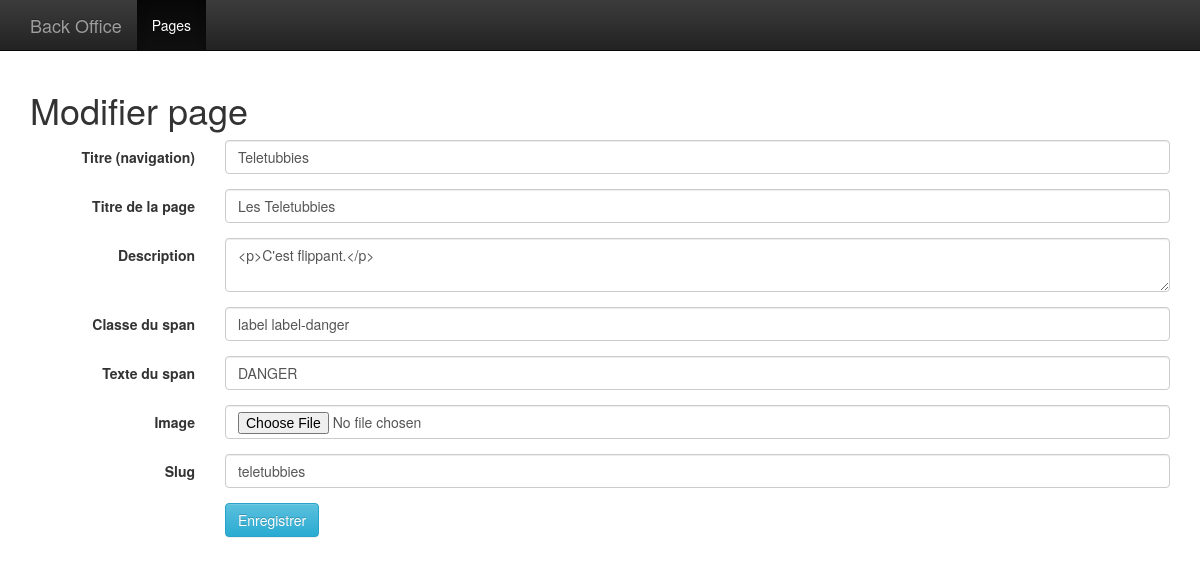
Screenshot of /admin/index.php?a=modifier&id=1 with the database file from the repository.
### tables this page shows
CREATE TABLE `page` (
  `id` int(10) unsigned NOT NULL,
  `slug` varchar(100) NOT NULL,
  `h1` varchar(200) NOT NULL,
  `title` varchar(200) NOT NULL,
  `image` varchar(200) NOT NULL,
  `body` varchar(250) NOT NULL,
  `span_class` varchar(200) NOT NULL DEFAULT '',
  `span_text` varchar(200) NOT NULL DEFAULT '',
  `iframe` varchar(150) NOT NULL
);

### Model/Pagerepository.php (called while the page is built, shortened)
<?php
class PageRepository
{
    private $PDO;
    public function __construct(\PDO $PDO)
    {
        $this->PDO = $PDO;
    }
    public function findById($id)
    {
        $sql = "
        SELECT
          `id`,
          `slug`,
          `h1`,
          `image`,
          `span_class`,
          `span_text`,
          `body`,
          `title`
        FROM
          `page`
        WHERE
          `id` = :id
        ";
        $stmt = $this->PDO->prepare($sql);
        $stmt->bindParam(':id', $id);
        $stmt->execute();
        return $stmt->fetchObject();
    }
}

### View/admin/modif.php (the view, shortened to what this page needs)
<!DOCTYPE html>
<html lang="en">
<head>
    <link href="../bootstrap/css/bootstrap.css" rel="stylesheet">
    <link href="../bootstrap/css/" rel="stylesheet">
    <link href="../bootstrap/css/bootstrap-theme.min.css" rel="stylesheet">
</head>
<body role="document">
<nav class="navbar navbar-inverse navbar-fixed-top">
    <div class="container">
        <div class="navbar-header">
            <a class="navbar-brand" href="">Back Office</a>
        </div>
        <div id="navbar" class="navbar-collapse collapse">
            <ul class="nav navbar-nav">
                <li class="active"><a href="./index.php?a=lister">Pages</a></li>
            </ul>
        </div>
    </div>
</nav>
<div class="container theme-showcase" role="main">
    <h1>Modifier page</h1>
    <form method="post" class="form-horizontal">
        <div class="form-group">
            <label for="title" class="col-sm-2 control-label">Titre (navigation)</label>
            <div class="col-sm-10">
                <input type="text" class="form-control" id="title" name="title" value="<?=$page->title?>" placeholder="Titre">
            </div>
        </div>
        <div class="form-group">
            <label for="h1" class="col-sm-2 control-label">Titre de la page</label>
            <div class="col-sm-10">
                <input type="text" class="form-control" id="h1" name="h1" value="<?=$page->h1 ?>" placeholder="Titre de la page">
            </div>
        </div>
        <div class="form-group">
            <label for="body" class="col-sm-2 control-label">Description</label>
            <div class="col-sm-10">
                <textarea  class="form-control" id="body" name="body" placeholder="Description"><?=$page->body ?></textarea>
            </div>
        </div>
        <div class="form-group">
            <label for="span_class" class="col-sm-2 control-label">Classe du span</label>
            <div class="col-sm-10">
                <input type="text" class="form-control" id="span_class" value="<?=$page->span_class ?>" name="span_class" placeholder="Classe du span">
            </div>
        </div>
        <div class="form-group">
            <label for="span_text" class="col-sm-2 control-label">Texte du span</label>
            <div class="col-sm-10">
                <input type="text" class="form-control" id="span_text" value="<?=$page->span_text ?>" name="span_text" placeholder="Texte du span">
            </div>
        </div>
        <div class="form-group">
            <label for="imageg" class="col-sm-2 control-label">Image</label>
            <div class="col-sm-10">
                <input type="file" class="form-control" id="image" value="<?=$page->image?>" name="image" placeholder="URL de l'image">
            </div>
        </div>
        <div class="form-group">
            <label for="img" class="col-sm-2 control-label">Slug</label>
            <div class="col-sm-10">
                <input type="text" class="form-control" id="slug" name="slug" value="<?=$page->slug?>" placeholder="Slug de la page">
            </div>
        </div>
        <div class="form-group">
            <div class="col-sm-offset-2 col-sm-10">
                <button type="submit" class="btn btn-info">Enregistrer</button>
            </div>
        </div>
    </form>
</div>
</body>
</html>

### View/admin/modif.php (style rules this page uses)
body { padding-top: 70px; }

### rows the page displays
page: title "Teletubbies", h1 "Les Teletubbies", body "<p>C'est flippant.</p>", span_class "label label-danger", span_text "DANGER", slug "teletubbies"
